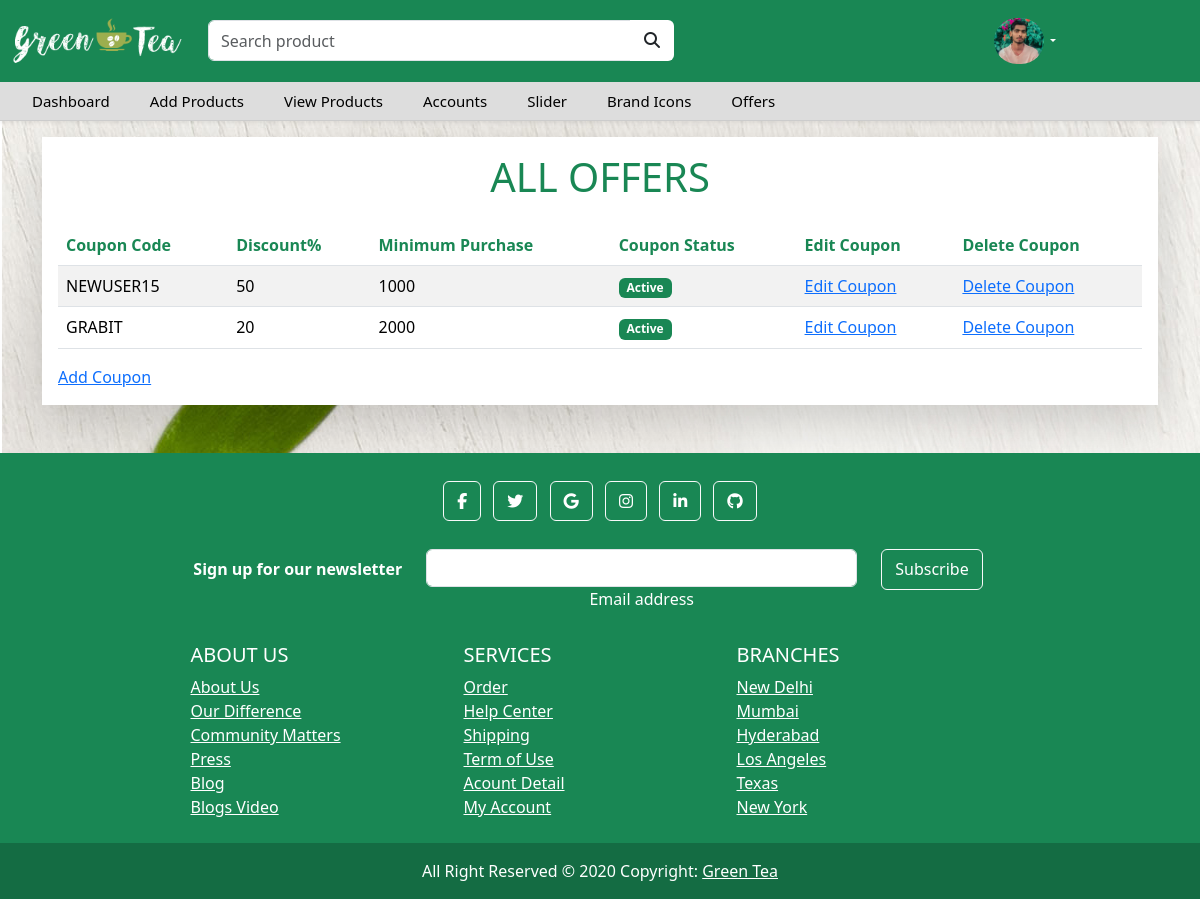
Screenshot of /Admin/offers.php (signed in) with the database file from the repository.
### tables this page shows
CREATE TABLE `offers` (
  `coupon_id` int(11) NOT NULL,
  `coupon_code` text NOT NULL,
  `create_time` datetime NOT NULL DEFAULT current_timestamp(),
  `expiry_time` int(11) DEFAULT NULL,
  `discount` int(255) NOT NULL,
  `minimum_order` int(11) NOT NULL,
  `coupon_status` varchar(255) NOT NULL DEFAULT 'Active'
);

### Admin/offers.php (the view, shortened to what this page needs)
<?php
include 'header.php';
$sql = "SELECT * FROM offers";
$result = mysqli_query($con, $sql);
?>
<!DOCTYPE html>
<html lang="en">
<head>
    <link rel="stylesheet" href="style.css">
    <link rel="stylesheet" href="https://cdnjs.cloudflare.com/ajax/libs/font-awesome/6.5.1/css/all.min.css">
</head>
<body>
    <div class="container">
        <div class="bg-white shadow-lg mt-3 p-3">
            <h1 class="text-center text-success mb-4">ALL OFFERS</h1>
            <div class="order-list table-responsive">
                <table class="table table-striped">
                    <thead>
                        <tr>
                            <th scope="col" class="text-success">Coupon Code</th>
                            <th scope="col" class="text-success">Discount%</th>
                            <th scope="col" class="text-success">Minimum Purchase</th>
                             <th scope="col" class="text-success">Coupon Status</th>
                              <th scope="col" class="text-success">Edit Coupon</th>
                               <th scope="col" class="text-success">Delete Coupon</th>
                        </tr>
                    </thead>
                    <tbody>
                        <?php
                        while ($row = $result->fetch_assoc()) {
                            ?>
                            <tr>
                                <td>
                                    <?php echo $row['coupon_code']; ?>
                                </td>
                                <td>
                                    <?php echo $row['discount']; ?>
                                </td>
                                 <td>
                                    <?php echo $row['minimum_order']; ?>
                                </td>
                                <?php
                                if ($row['coupon_status'] == 'Active') {
                                    ?>
                                    <td><span class="badge bg-success">
                                            <?php echo $row['coupon_status']; ?>
                                        </span></td>
                                    <?php
                                } else {
                                    ?>
                                    <td><span class="badge bg-danger">
                                            <?php echo $row['coupon_status']; ?>
                                        </span></td>
                                    <?php
                                }
                                ?>
                                <td><a href="editcoupon.php ?id=<?= $row['coupon_id'] ?>">Edit Coupon</a></td>
                                <td><a href="delete.php ?coupon_id=<?= $row['coupon_id'] ?>"
                                        onclick="alert('Are you sure,you want to delete this coupon?')">Delete Coupon</a>
                                </td>
                            </tr>
                            <?php
                        }
                        ?>
                    </tbody>
                </table>
                <a href="addcoupon.php">Add Coupon</a>
            </div>
        </div>
    </div>
    <?php
    include 'footer.php';
    ?>
</body>
</html>

### Admin/header.php (shortened to what this page needs)
<?php
require '../db_connect.php';
$sql = "SELECT * FROM adminlogin ";
$result = mysqli_query($con, $sql);
while ($row = $result->fetch_assoc()) {
    $image = $row['image'];
}
?>
<!doctype html>
<html lang="en">
<head>
    <link rel="stylesheet" href="style.css">
    <link rel="stylesheet" href="bootstrap.min.css">
    <link href="https://stackpath.bootstrapcdn.com/font-awesome/4.7.0/css/font-awesome.min.css" rel="stylesheet">
    <link rel="stylesheet" href="bootstrap.min.css">
    <link rel="stylesheet" href="style.css">
</head>
<body>
    <div class="main-navbar shadow-sm sticky-top">
        <div class="top-navbar">
            <div class="container-fluid">
                <div class="row">
                    <div class=" col-4 col-sm-4 col-md-2 my-auto">
                        <img src="../image/logo2.png" alt="Avatar Logo" style=";" class="img-fluid">
                    </div>
                    <div class="col-8 col-sm-8 col-md-5 my-auto">
                        <form role="search">
                            <div class="input-group">
                                <input autofocus type="search" placeholder="Search product" class="form-control" />
                                <button class="btn bg-white" type="submit">
                                    <i class="fa fa-search text-dark"></i>
                                </button>
                            </div>
                        </form>
                    </div>
                    <div class="col-12 col-sm-12 col-md-4 my-auto">
                        <ul class="nav justify-content-end">
                            <li class="nav-item dropdown">
                                <a class="nav-link dropdown-toggle" href="#" role="button" data-bs-toggle="dropdown"> <i
                                        class="fas ">
                                        <img src="<?php echo "../image/" . $image ?>" alt="Avatar Logo" style="width:50px;"
                                            class="rounded-pill">
                                    </i> </a>
                            </li>
                        </ul>
                    </div>
                </div>
            </div>
        </div>
        <nav class="navbar navbar-expand-lg">
            <div class="container-fluid">
                <div class="collapse navbar-collapse" id="navbarSupportedContent">
                    <ul class="navbar-nav me-auto mb-2 mb-lg-0">
                        <li class="nav-item">
                            <a class="nav-link" href="index.php">Dashboard</a>
                        </li>
                        <li class="nav-item">
                            <a class="nav-link" href="addproduct.php">Add Products</a>
                        </li>
                        <li class="nav-item">
                            <a class="nav-link" href="view.php">View Products</a>
                        </li>
                        <li class="nav-item">
                            <a class="nav-link" href="Accounts.php">Accounts</a>
                        </li>
                        <li class="nav-item">
                            <a class="nav-link" href="slider.php">Slider</a>
                        </li>
                        <li class="nav-item">
                            <a class="nav-link" href="brandicons.php">Brand Icons</a>
                        </li>
                          <li class="nav-item">
                            <a class="nav-link" href="offers.php">Offers</a>
                        </li>
                    </ul>
                </div>
            </div>
        </nav>
    </div>
</body>
</html>

### Admin/style.css (style rules this page uses)
* { max-width: 100%; max-height: 100%; }
body { background-image: url(image/body-bg.jpg); }
.main-navbar { border-bottom: 1px solid #ccc; }
.main-navbar .top-navbar { background-color: #198754; padding-top: 10px; padding-bottom: 10px; }
.main-navbar .top-navbar .nav-link { color: #fff; font-size: 16px; font-weight: 500; }
.main-navbar .navbar { padding: 0px; background-color: #ddd; }
.main-navbar .navbar .nav-item .nav-link { padding: 8px 20px; color: #000; font-size: 15px; }
.btn { line-height: 1.8; background-color: #198754; padding: 5px 13px; display: inline-block; color: #fff; text-transform: capitalize; font-family: inherit; font-size: 16px; cursor: pointer; user-select: none; position: relative; overflow: hidden; vertical-align: middle; transition: color 0.3s ease; z-index: 2; }
.btn::before { position: absolute; content: ''; left: 0; top: 0; background: #42bf85; height: 100%; width: 0; z-index: -1; transition: width 0.3s ease; }
@media only screen and (min-width: 768px) { .main-navbar .top-navbar .nav-link { font-size: 12px; padding: 8px 10px; } }

### Admin/offers.php (style rules this page uses)
.table { width: 100%; table-layout: auto; }
.order-list table td { white-space: nowrap; }
.order-list table th { white-space: nowrap; }

### rows the page displays
offers: coupon_code "NEWUSER15", discount "50", minimum_order "1000", coupon_status "Active"
offers: coupon_code "GRABIT", discount "20", minimum_order "2000", coupon_status "Active"
